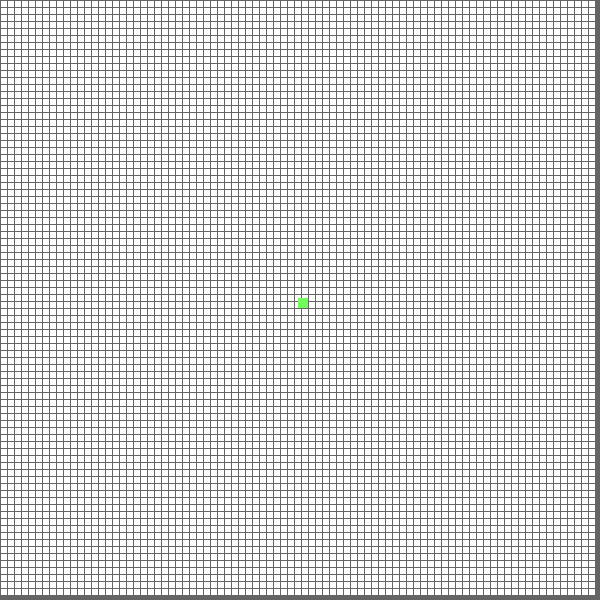
Frame 1 (no input)
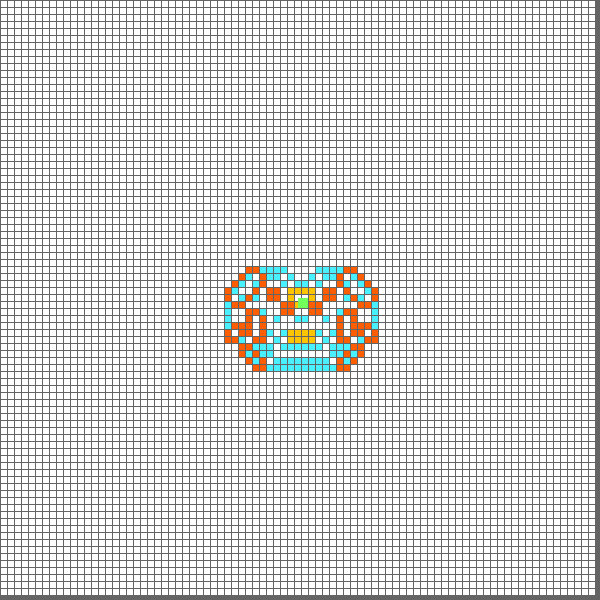
Frame 60 (the mouse pressed at the canvas centre just before this capture)
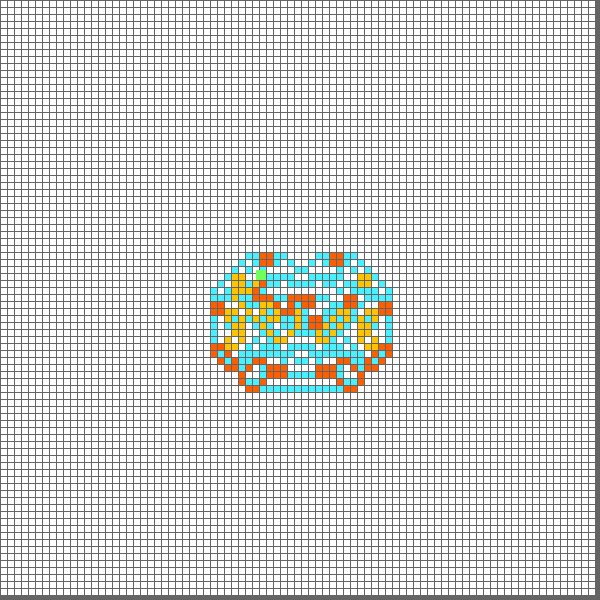
Frame 120 (the mouse held since frame 60 and released just before this capture)

The Processing sketch that drew these frames (run headless with seeded random() and noise(); from frame 60 on, the mouse is pressed at the canvas centre):

// Processing sketch: ant
// ── ant.pde
color w = color(255, 255, 255);
color b = color(73, 240, 255);
color r = color(255, 94, 0);
color g = color(255, 196, 0);

int x, y;

PVector ant;
PVector t;
int[][][] grid;

void setup() {
  size(600, 600);
  //fullScreen();
  pixelDensity(2);
  int d = 85;
  grid = new int[d][d][1];

  x = (grid.length-1)/2+1;
  y = (grid.length-1)/2+1;
  
  for (int i = 0; i < grid.length; i++) {
    for (int j = 0; j < grid.length; j++) {
      grid[i][j][0]=0;
    }
  }
}


int dir = 3;



void draw() {
  background(100);
  println(x, y, grid[x][y][0], dir);
  

  float D = width/grid.length;
  for (int i = 0; i < grid.length; i++) {
    for (int j = 0; j < grid.length; j++) {
      noStroke();
      if (grid[i][j][0] == 0){
        fill(w);
      }
      if (grid[i][j][0] == 1){
        fill(r);
      }
      if (grid[i][j][0] == 2){
        fill(b);
      }
      if (grid[i][j][0] == 3){
        fill(g);
      }
      
      strokeWeight(3);
      rect(i*D+1, j*D+1, D-1, D-1);
      
      fill(114, 255, 92);
      rect(x*D-3, y*D-3, D+3, D+3);
      //point((i*D+1+D-2)/2, (j*D+1+D-2)/2);
    }
  }
  
  
  
  for (int k = 0; k < 100; k++){

  if (dir == 0){
    //grid[x][y][0] = 0;
    if (y == 0){
      y=grid.length-1;
    }
    else {
      y--;
    }
  }
  if (dir == 1){
    //grid[x][y][0] = 1;
    if (x == grid.length-1){
      x=0;
    }
    else {
      x++;
    }
  }
  if (dir == 2){
    //grid[x][y][0] = 3;
    if (y == grid.length-1){
      y=0;
    }
    else {
      y++;
    }
  }
  if (dir == 3){
    //grid[x][y][0] = 2;
    if (x == 0){
      x=grid.length-1;
    }
    else {
      x--;
    }
  }
  
  
  if (grid[x][y][0] == 0) {
    grid[x][y][0] = 1;
    dir--;
  }
  else if (grid[x][y][0] == 1) {
    grid[x][y][0] = 2;
    dir--;
  }
  else if (grid[x][y][0] == 2) {
    grid[x][y][0] = 3;
    dir++;
  }
  else if (grid[x][y][0] == 3){
    grid[x][y][0] = 0;
    dir++;
  }
  
  
  if (dir > 3) {
    dir = dir - 4;
  }
  if (dir < 0){
    dir = 4 + dir;
  }
  
}

}
